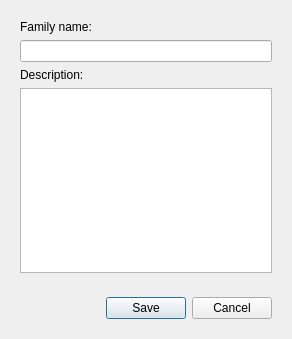
<?xml version="1.0" encoding="UTF-8"?>
<ui version="4.0">
 <class>FamilyDialog</class>
 <widget class="QDialog" name="FamilyDialog">
  <property name="geometry">
   <rect>
    <x>0</x>
    <y>0</y>
    <width>292</width>
    <height>339</height>
   </rect>
  </property>
  <property name="windowTitle">
   <string>Family</string>
  </property>
  <layout class="QVBoxLayout" name="verticalLayout">
   <item>
    <widget class="QWidget" name="top" native="true">
     <layout class="QVBoxLayout" name="verticalLayout_2">
      <item>
       <widget class="QLabel" name="familyNameLabel">
        <property name="text">
         <string>Family name:</string>
        </property>
       </widget>
      </item>
      <item>
       <widget class="QLineEdit" name="familyName">
        <property name="sizePolicy">
         <sizepolicy hsizetype="Preferred" vsizetype="Fixed">
          <horstretch>0</horstretch>
          <verstretch>0</verstretch>
         </sizepolicy>
        </property>
        <property name="minimumSize">
         <size>
          <width>0</width>
          <height>0</height>
         </size>
        </property>
        <property name="maxLength">
         <number>45</number>
        </property>
        <property name="frame">
         <bool>true</bool>
        </property>
        <property name="placeholderText">
         <string/>
        </property>
        <property name="cursorMoveStyle">
         <enum>Qt::LogicalMoveStyle</enum>
        </property>
        <property name="clearButtonEnabled">
         <bool>true</bool>
        </property>
       </widget>
      </item>
      <item>
       <widget class="QLabel" name="descriptionLabel">
        <property name="text">
         <string>Description:</string>
        </property>
       </widget>
      </item>
      <item>
       <widget class="QTextEdit" name="description"/>
      </item>
     </layout>
    </widget>
   </item>
   <item>
    <widget class="QWidget" name="bottom" native="true">
     <layout class="QHBoxLayout" name="horizontalLayout">
      <item>
       <spacer name="horizontalSpacer">
        <property name="orientation">
         <enum>Qt::Horizontal</enum>
        </property>
        <property name="sizeHint" stdset="0">
         <size>
          <width>40</width>
          <height>20</height>
         </size>
        </property>
       </spacer>
      </item>
      <item>
       <widget class="QDialogButtonBox" name="buttonBox">
        <property name="standardButtons">
         <set>QDialogButtonBox::Cancel|QDialogButtonBox::Save</set>
        </property>
       </widget>
      </item>
     </layout>
    </widget>
   </item>
  </layout>
 </widget>
 <resources/>
 <connections>
  <connection>
   <sender>buttonBox</sender>
   <signal>rejected()</signal>
   <receiver>FamilyDialog</receiver>
   <slot>reject()</slot>
   <hints>
    <hint type="sourcelabel">
     <x>344</x>
     <y>269</y>
    </hint>
    <hint type="destinationlabel">
     <x>7</x>
     <y>169</y>
    </hint>
   </hints>
  </connection>
 </connections>
</ui>
